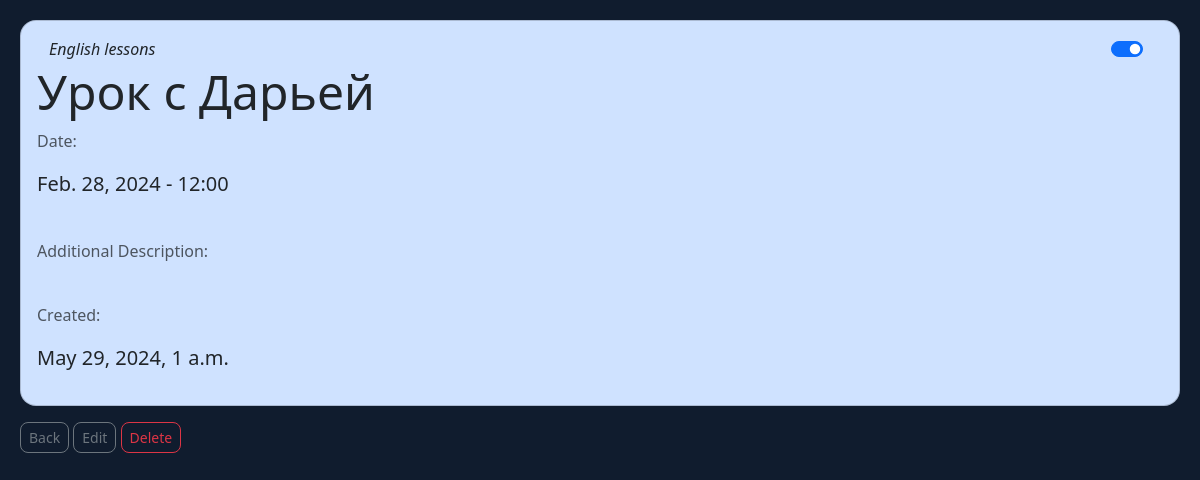
Screenshot of /show_task/12 with the database file from the repository.
### reminders/models.py (models this page shows)
class Reminder(models.Model):
    name = models.CharField('Reminder', max_length=120)
    board = models.ForeignKey(Board, blank=True, null=True, on_delete=models.SET_NULL)
    date = models.DateField('Date')
    reminder_time = models.TimeField('Time', blank=True, null=True)
    description = models.TextField(blank=True)
    assignee = models.ManyToManyField(MyUser, blank=True)
    status = models.BooleanField('Status', default=False)
    created_date = datetime.now()
    created_by = User
    def __str__(self):
        return self.name

class Board(models.Model):
    name = models.CharField('Board Name', max_length=120)
    color = models.CharField('Board Color', max_length=20)
    people = models.ManyToManyField(MyUser)
    def __str__(self):
        return self.name

### reminders/views.py (the view)
# urls.py: path('show_task/<reminder_id>', views.show_task, name="show-task"),
def show_task(request, reminder_id):
    reminder = Reminder.objects.get(pk=reminder_id)
    return render(request, 'reminders/show_task.html',
                  {'reminder': reminder})

### reminders/templates/reminders/show_task.html (shortened to what this page needs)
<!doctype html>
<html lang="en">
  <head>
    <link href="https://cdn.jsdelivr.net/npm/bootstrap@5.3.2/dist/css/bootstrap.min.css" rel="stylesheet">
</head>
  <body>
    <div class="card bg-{{reminder.board.color}} mb-3 rounded-4">
        <div class="card-body">
          <div class="container">
            <div class="row">
              <div class="col text-start">
                <p class="card-text"><em>{{reminder.board}}</em></p>
              </div>
              <div class="col d-flex justify-content-end">
                {% include 'reminders/switch.html' %}
          </div>
        </div>
      </div>
        <h1 class="card-title">{{reminder}}</h1>
            <p class="card-text text-body-secondary fs-8">Date:</p>
            {% if reminder.reminder_time == None %}
            <p class="card-text fs-5">{{reminder.date}}</p>
            {% else %}
            <p class="card-text fs-5">{{reminder.date}} - {{reminder.reminder_time | time:"H:i"}}</p>
            {% endif %}
<br/>
            <p class="card-text text-body-secondary fs-8">Additional Description:</p>
<br/>
            <p class="card-text text-body-secondary fs-8">Created:</p>
            <p class="card-text fs-5">{{reminder.created_date}}</p>
        </div>
      </div>
      <a href="{% url 'home'%}" class="btn btn-outline-secondary btn-sm rounded-3">Back</a>
      <a href="{% url 'edit-reminder' reminder.id%}" class="btn btn-outline-secondary btn-sm rounded-3">Edit</a></td>
      <a href="{% url 'delete-reminder' reminder.id%}" class="btn btn-outline-danger btn-sm rounded-3">Delete</a>
  </body>
</html>

### reminders/templates/reminders/show_task.html (style rules this page uses)
body { background-color: #101C2E; color: #5D8BFF; margin-left: 20px; margin-right: 20px; margin-top: 20px; }
h1 { font-size: 3em; }

### rows the page displays
Reminder: board "English lessons", name "Урок с Дарьей", date "Feb. 28, 2024", reminder_time "12:00", created_date "May 29, 2024, 1 a.m."
